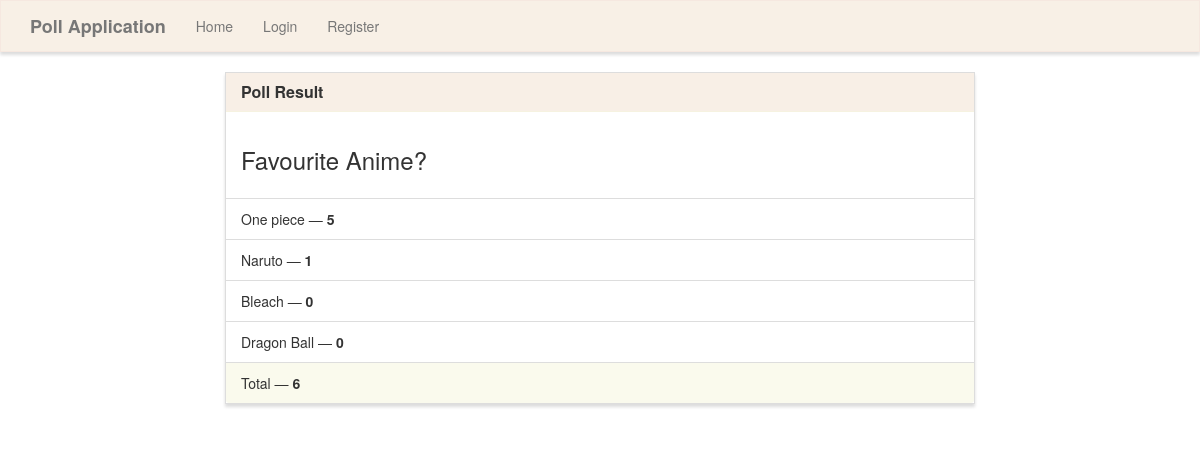
The app's page /results/1/ with its own data.
### poll/models.py (models this page shows, shortened)
class Poll(models.Model):
    question = models.TextField()
    option_one = models.CharField(max_length=30)
    option_two = models.CharField(max_length=30)
    option_three = models.CharField(max_length=30)
    option_four = models.CharField(max_length=30)
    date_posted = models.DateTimeField(default=timezone.now)
    author = models.ForeignKey(User,default = 1,on_delete=models.CASCADE)
    option_one_count = models.IntegerField(default=0)
    option_two_count = models.IntegerField(default=0)
    option_three_count = models.IntegerField(default=0)
    option_four_count = models.IntegerField(default=0)
    def total(self):
        return self.option_one_count + self.option_two_count + self.option_three_count + self.option_four_count

### poll/views.py (the view)
# urls.py: path('results/<poll_id>/', poll_views.results, name='results'),
def results(request, poll_id):
    poll = Poll.objects.get(pk=poll_id)
    context = {
        'poll' : poll
    }
    return render(request, 'poll/results.html', context)

### poll/templates/poll/results.html (shortened to what this page needs)
{% extends "poll/base.html" %}
{% block content %}
<div class="row">
    <div class="col-lg-8 col-lg-offset-2">
        <div class="panel panel-default">
            <div class="panel-heading">
                <h3 class="panel-title">Poll Result</h3>
            </div>
            <div class="panel-body">
                <h3>{{ poll.question }}</h3>
            </div>
            <ul class="list-group">
                <li class="list-group-item">{{ poll.option_one }} &mdash; <strong>{{ poll.option_one_count }}</strong></li>
                <li class="list-group-item">{{ poll.option_two }} &mdash; <strong>{{ poll.option_two_count }}</strong></li>
                <li class="list-group-item">{{ poll.option_three }} &mdash; <strong>{{ poll.option_three_count }}</strong></li>
                <li class="list-group-item">{{ poll.option_four }} &mdash; <strong>{{ poll.option_four_count }}</strong></li>
            </ul>
            <div class="panel-footer">
                Total &mdash; <strong>{{ poll.total }}</strong>
            </div>
        </div>
    </div>
</div>
{% endblock %}

### poll/static/style.css (style rules this page uses)
.navbar-default, .btn, .form-control, .panel { border-radius: 0; }
.panel-default > .panel-heading { color: #333; background-color: rgba(245, 232, 220, 0.7); border-color: rgba(245, 245, 220, .6); border-top-left-radius: 0; border-top-right-radius: 0; }
.panel-footer { background-color: rgba(245, 245, 220, .5); border-color: rgba(245, 245, 220, .4); }
.panel { box-shadow: 0px 3px 3px 0px #ddd; }
a.navbar-brand, .panel-title { font-weight: bolder; }

### records on screen
Poll: question "Favourite Anime?", option_one "One piece", option_one_count "5", option_two "Naruto", option_two_count "1", option_three "Bleach", option_three_count "0", option_four "Dragon Ball", option_four_count "0", total "6"
